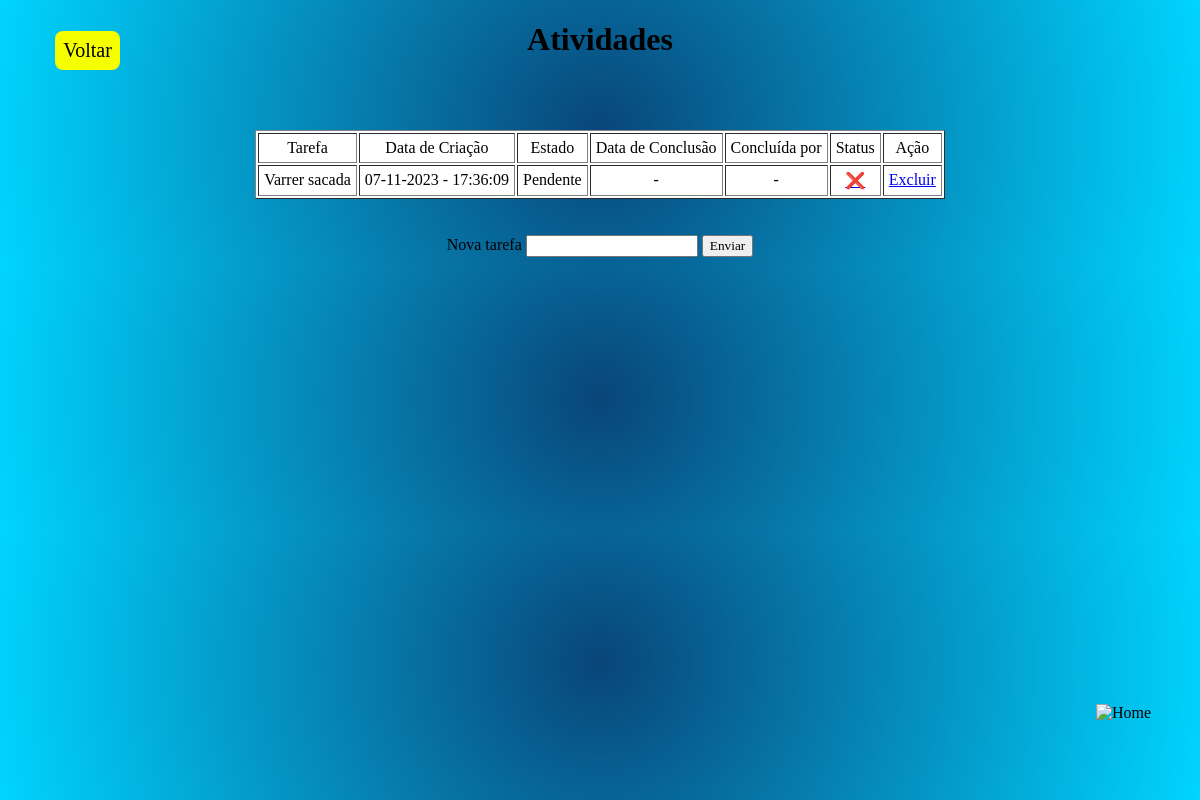
The app's page /tarefas (signed in) with its own data.
### hms_softforge/models.py (models this page shows)
class Tarefa(database.Model):
    id = database.Column(database.Integer, primary_key=True)
    tarefa = database.Column(database.String, nullable=False)
    data = database.Column(database.DateTime, nullable=False, default=lambda: datetime.now())
    estado = database.Column(database.Boolean, nullable=False, default=False)
    concluido_por = database.Column(database.String, nullable=True)
    realizada_em = database.Column(database.DateTime, nullable=True)

### hms_softforge/routes.py (the view)
@app.route("/tarefas", methods=["GET", "POST"])
@login_required
def tarefas():
    tarefa = Tarefa.query.order_by(Tarefa.id).all()
    if current_user.cargo != "funcionario":
        form = FormNovaTarefa()
        if form.is_submitted():
            nova_tarefa = Tarefa(tarefa=form.tarefa.data)
            database.session.add(nova_tarefa)
            database.session.commit()
            return redirect(url_for('tarefas'))
        return render_template("tarefas.html", form=form, tarefa=tarefa)
    else:
        return render_template("tarefas.html", form=None, tarefa=tarefa)

### hms_softforge/forms.py
class FormNovaTarefa(FlaskForm):
    tarefa = StringField("Nova tarefa", validators=[DataRequired()])
    botao_confirmacao = SubmitField("Enviar")

### hms_softforge/models.py (called while the page is built)
@login_manager.user_loader
def load_usuario(id_usuario):
    return Usuario.query.get(int(id_usuario))

### hms_softforge/templates/tarefas.html (shortened to what this page needs)
<!DOCTYPE html>
<html lang="pt-br">
<head>
    <link rel="stylesheet" href="../static/css/styleTarefas.css" />
</head>
<body>
    <img src="../static/img/soft_forge_logo"
                alt="Home"
                width="80"
                height="80"
                class="img-logo"
            />
    <div class="main-container">
        <a class="btn-back" href="home">Voltar</a>
        <div class="content-container">
            <div class="title-box">
                <h1>Atividades</h1>
            </div>
            <div class="content-box">
                <table border="1" class="table">
                    <tr>
                        <td>Tarefa</td>
                        <td>Data de Criação</td>
                        <td>Estado</td>
                        <td>Data de Conclusão</td>
                        <td>Concluída por</td>
                        <td>Status</td>
                        <td>Ação</td>
                    </tr>
                    {% for atividade in tarefa %}
                    <tr>
                        <td>{{atividade.tarefa}}</td>
                        <td>{{atividade.data.strftime('%d-%m-%Y - %H:%M:%S')}}</td>
                        <td>{{'Concluída' if atividade.estado else 'Pendente'}}</td>
                        <td>{{atividade.realizada_em.strftime("%d-%m-%Y - %H:%M:%S") if atividade.realizada_em else '-'}}</td>
                        <td>{{atividade.concluido_por if atividade.realizada_em else '-'}}</td>
                        <td>
                            {% if atividade.estado %}
                                <a href="{{ url_for('mudar_estado', tarefa_id=atividade.id, novo_estado=0) }}">✅</a>
                            {% else %}
                                <a href="{{ url_for('mudar_estado', tarefa_id=atividade.id, novo_estado=1) }}">❌</a>
                            {% endif %}
                        </td>
                        <td>
                            <a href="{{ url_for('excluir_tarefa', tarefa_id=atividade.id) }}">Excluir</a>
                        </td>
                    </tr>
                    {% endfor %}
                </table>
                <br><br>
                {% if form %}
                    <form method="POST">
                    {{form.tarefa.label()}}
                    {{form.tarefa()}}
                    {{form.botao_confirmacao()}}
                    </form>
                {% endif %}
            </div>
        </div>
    </div>
</body>
</html>

### hms_softforge/static/css/styleTarefas.css (style rules this page uses)
* { font-family: 'Times New Roman', Times, serif; }
body { box-sizing: border-box; background: radial-gradient(circle, rgba(9,92,92,1) 0%, rgba(9,69,121,1) 0%, rgba(0,212,255,1) 100%); }
.main-container { position: relative; text-align: center; }
.btn-back { position: absolute; text-decoration: none; font-size: 20px; display: block; background-color: rgb(246, 255, 0); border-radius: 8px; padding: 8px; left: 4%; top: 4%; color: black; }
.content-box { text-align: center; display: inline-block; margin-top: 50px; }
.table { background-color: white; }
.table td { padding:5px; }
.img-logo { position: absolute; bottom: 2%; right: 2%; }

### records on screen
Tarefa: tarefa "Varrer sacada", data "07-11-2023 - 17:36:09", estado "Pendente", realizada_em "-"
